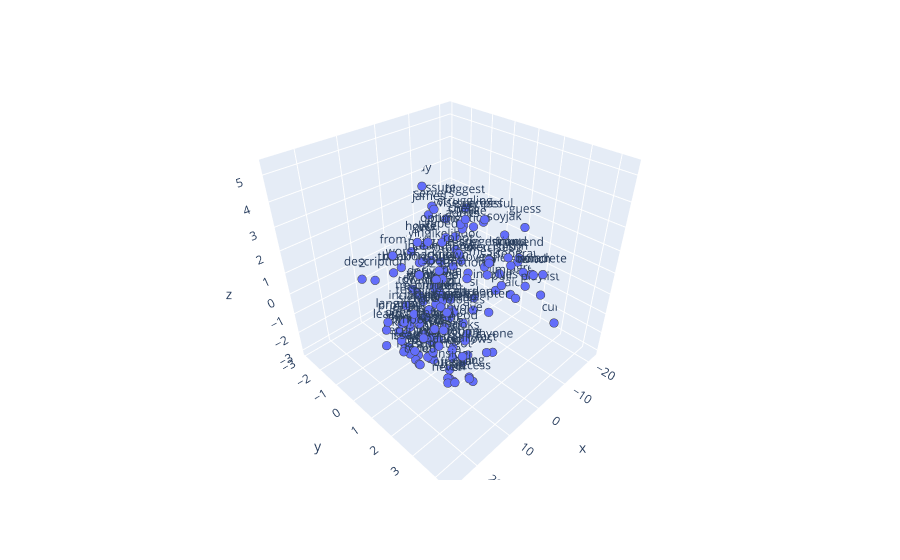

Notebook code for this chart:
### Markdown cell above
We draw the plots (we also reduced the amount of samples to be shown for a better representation):

### Code cell
fig = px.scatter_3d(x=x_human[:150], y=y_human[:150], z=z_human[:150], text=random_samples_human[:150])
fig.update_traces(marker=dict(size=3,line=dict(width=2)))
fig.show()

### Figure 1 — Plotly figure (JSON) as saved in the notebook; plotly's stock layout.template omitted (floating-point values rounded to 4 significant figures; data arrays with more than 128 entries replaced by an {"elided": "..."} marker saying what was removed)
{"data": [{"hovertemplate": "x=%{x}<br>y=%{y}<br>z=%{z}<br>text=%{text}<extra></extra>", "legendgroup": "", "marker": {"color": "#636efa", "line": {"width": 2}, "size": 3, "symbol": "circle"}, "mode": "markers+text", "name": "", "scene": "scene", "showlegend": false, "text": {"elided": "150 str values"}, "type": "scatter3d", "x": {"elided": "150 float values"}, "y": {"elided": "150 float values"}, "z": {"elided": "150 float values"}}], "layout": {"legend": {"tracegroupgap": 0}, "margin": {"t": 60}, "scene": {"domain": {"x": [0, 1], "y": [0, 1]}, "xaxis": {"title": {"text": "x"}}, "yaxis": {"title": {"text": "y"}}, "zaxis": {"title": {"text": "z"}}}}}
